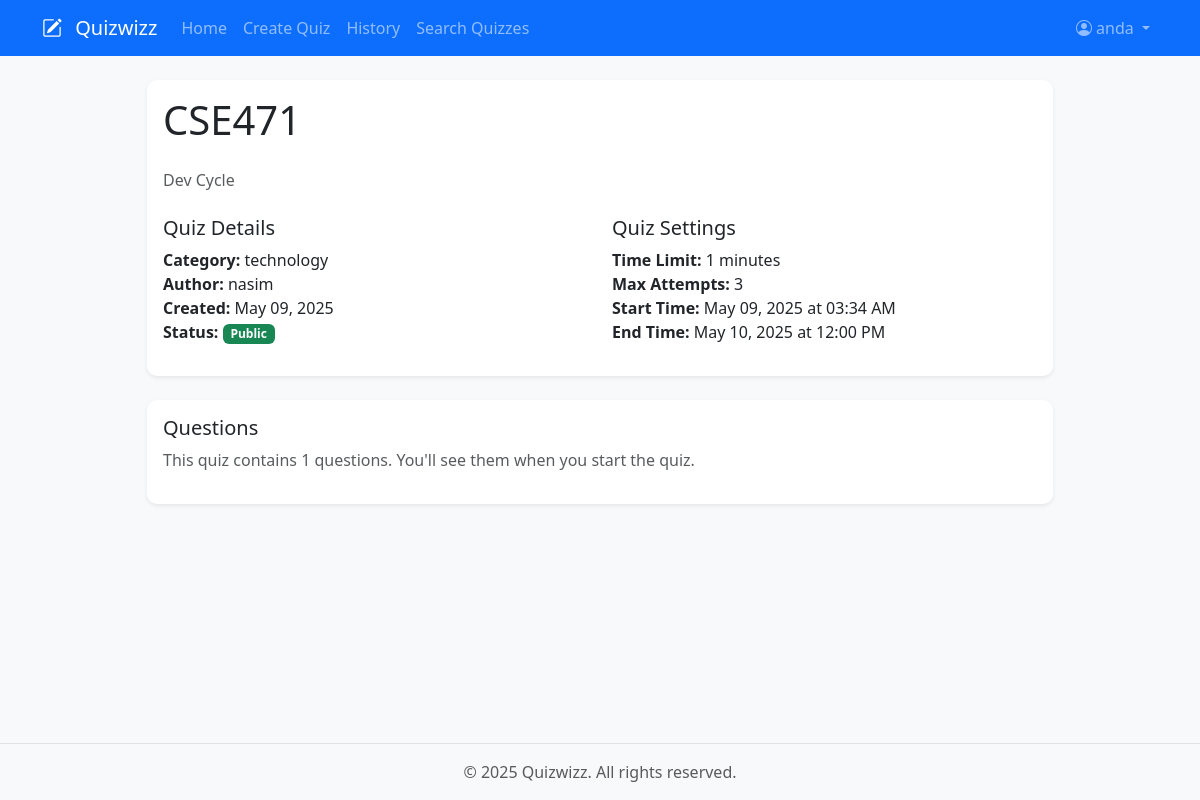
The page /quiz/quiz/2 (signed in) on the database its author committed.
### app/models/user.py (models this page shows, shortened)
class User(UserMixin, db.Model):
    __tablename__ = 'users'
    id = db.Column(db.Integer, primary_key=True)
    username = db.Column(db.String(64), unique=True, nullable=False)
    email = db.Column(db.String(120), unique=True, nullable=False)
    password_hash = db.Column(db.String(128))
    role = db.Column(db.String(20), nullable=False, default='student')
    is_teacher = db.Column(db.Boolean, default=False)
    created_at = db.Column(db.DateTime, default=datetime.utcnow)
    profile_picture = db.Column(db.String(200), default='default.jpg')
    bio = db.Column(db.Text)
    quizzes = db.relationship('Quiz', back_populates='author', lazy='dynamic')
    quiz_attempts = db.relationship('QuizAttempt', back_populates='student', lazy='dynamic', overlaps="attempts,user")
    shared_quizzes = db.relationship('Quiz', secondary='shared_quizzes', back_populates='shared_with_users', lazy='dynamic', overlaps="shared_quizzes_list,shared_with_users")
    feedback = db.relationship(QuizFeedback, backref='student', lazy='dynamic')
    bookmarks = db.relationship('Bookmark', backref='user', lazy='dynamic')
    bookmarked_quizzes = db.relationship('Quiz',
                                       secondary='user_bookmarks',
                                       backref=db.backref('bookmarked_by', lazy='dynamic'),
                                       lazy='dynamic')

### app/models/quiz.py (models this page shows, shortened)
class Quiz(db.Model):
    __tablename__ = 'quizzes'
    id = db.Column(db.Integer, primary_key=True)
    title = db.Column(db.String(100), nullable=False)
    description = db.Column(db.Text)
    author_id = db.Column(db.Integer, db.ForeignKey('users.id'), nullable=False)
    created_at = db.Column(db.DateTime, default=datetime.utcnow)
    updated_at = db.Column(db.DateTime, default=datetime.utcnow, onupdate=datetime.utcnow)
    is_public = db.Column(db.Boolean, default=True)
    password = db.Column(db.String(128))
    time_limit = db.Column(db.Integer)  # in minutes
    max_attempts = db.Column(db.Integer, default=1)
    start_time = db.Column(db.DateTime)
    end_time = db.Column(db.DateTime)
    category = db.Column(db.String(50))
    grades_released = db.Column(db.Boolean, default=False)
    author = db.relationship('User', back_populates='quizzes')
    questions = db.relationship('Question', back_populates='quiz', cascade='all, delete-orphan')
    attempts = db.relationship('QuizAttempt', back_populates='quiz', cascade='all, delete-orphan')
    shared_with_users = db.relationship('User', secondary='shared_quizzes', back_populates='shared_quizzes', lazy='dynamic', overlaps="shared_quizzes_list,shared_with")
    feedback = db.relationship(QuizFeedback, backref='quiz', lazy='dynamic', cascade='all, delete-orphan')

### app/views/quiz.py (the view)
@quiz_bp.route('/quiz/<int:quiz_id>')
@login_required
def view_quiz(quiz_id):
    quiz = Quiz.query.get_or_404(quiz_id)
    if not quiz.is_public and quiz.author_id != current_user.id:
        if not quiz.password:
            flash('This quiz is private.', 'danger')
            return redirect(url_for('main.index'))
        if quiz not in current_user.shared_quizzes:
            return redirect(url_for('quiz.enter_password', quiz_id=quiz_id))
    attempts = quiz.attempts  # This is already a list
    total_attempts = len(attempts)  # Use len() instead of count()
    if total_attempts > 0:
        scores = [attempt.score for attempt in attempts if attempt.score is not None]
        avg_score = sum(scores) / len(scores) if scores else 0
        max_score = sum(question.points for question in quiz.questions)
        highest_score = max(scores) if scores else 0
        lowest_score = min(scores) if scores else 0
    else:
        avg_score = 0
        max_score = sum(question.points for question in quiz.questions)
        highest_score = 0
        lowest_score = 0
    student_attempts = None
    if not current_user.is_teacher:
        student_attempts = QuizAttempt.query.filter_by(
            quiz_id=quiz_id,
            student_id=current_user.id
        ).order_by(QuizAttempt.started_at.desc()).all()
    feedback = None
    if current_user.id == quiz.author_id:
        feedback = quiz.feedback.all()
    total_questions = len(quiz.questions)
    return render_template('quiz/view.html',
                         quiz=quiz,
                         attempts=student_attempts,
                         total_attempts=total_attempts,
                         total_questions=total_questions,  # Pass total_questions to template
                         avg_score=avg_score,
                         max_score=max_score,
                         highest_score=highest_score,
                         lowest_score=lowest_score,
                         feedback=feedback)

### app/models/user.py (called while the page is built)
@login.user_loader
def load_user(id):
    return User.query.get(int(id))

### app/templates/quiz/view.html (shortened to what this page needs)
{% extends "base.html" %}
{% block content %}
<div class="container">
    <div class="row justify-content-center">
        <div class="col-md-10">
            <div class="card shadow-sm mb-4">
                <div class="card-body">
                    <div class="d-flex justify-content-between align-items-center mb-4">
                        <h1 class="card-title mb-0">{{ quiz.title }}</h1>
                    </div>
                    <p class="text-muted">{{ quiz.description }}</p>
                    <div class="row mt-4">
                        <div class="col-md-6">
                            <h5>Quiz Details</h5>
                            <ul class="list-unstyled">
                                <li><strong>Category:</strong> {{ quiz.category }}</li>
                                <li><strong>Author:</strong> {{ quiz.author.username }}</li>
                                <li><strong>Created:</strong> {{ quiz.created_at.strftime('%B %d, %Y') }}</li>
                                <li><strong>Status:</strong>
                                    {% if quiz.is_public %}
                                    <span class="badge bg-success">Public</span>
                                    {% else %}
                                    <span class="badge bg-warning">Private</span>
                                    {% endif %}
                                </li>
                            </ul>
                        </div>
                        <div class="col-md-6">
                            <h5>Quiz Settings</h5>
                            <ul class="list-unstyled">
                                {% if quiz.time_limit %}
                                <li><strong>Time Limit:</strong> {{ quiz.time_limit }} minutes</li>
                                {% endif %}
                                <li><strong>Max Attempts:</strong> {{ quiz.max_attempts }}</li>
                                {% if quiz.start_time %}
                                <li><strong>Start Time:</strong> {{ quiz.start_time.strftime('%B %d, %Y at %I:%M %p') }}</li>
                                {% endif %}
                                {% if quiz.end_time %}
                                <li><strong>End Time:</strong> {{ quiz.end_time.strftime('%B %d, %Y at %I:%M %p') }}</li>
                                {% endif %}
                            </ul>
                        </div>
                    </div>
                </div>
            </div>
            <div class="card shadow-sm mb-4">
                <div class="card-body">
                    <h5>Questions</h5>
                    {% if current_user.is_authenticated and current_user.id == quiz.author_id %}
                        <p class="text-muted">This quiz contains {{ total_questions }} questions.</p>
                    {% else %}
                        <p class="text-muted">This quiz contains {{ total_questions }} questions. You'll see them when you start the quiz.</p>
                    {% endif %}
                </div>
            </div>
        </div>
    </div>
</div>
{% endblock %}

### app/templates/base.html (shortened to what this page needs)
<!DOCTYPE html>
<html lang="en">
<head>
    <link href="https://cdn.jsdelivr.net/npm/bootstrap@5.3.0/dist/css/bootstrap.min.css" rel="stylesheet">
    <link rel="stylesheet" href="https://cdn.jsdelivr.net/npm/bootstrap-icons@1.7.2/font/bootstrap-icons.css">
    <link rel="stylesheet" href="{{ url_for('static', filename='css/style.css') }}">
</head>
<body>
    <nav class="navbar navbar-expand-lg navbar-dark bg-primary">
        <div class="container">
            <a class="navbar-brand" href="{{ url_for('main.index') }}">
                <i class="bi bi-pencil-square"></i> Quizwizz
            </a>
            <div class="collapse navbar-collapse" id="navbarNav">
                <ul class="navbar-nav me-auto">
                    {% if current_user.is_authenticated %}
                        {% if current_user.is_teacher %}
                            <li class="nav-item">
                                <a class="nav-link {% if request.endpoint == 'main.teacher_home' %}active{% endif %}" href="{{ url_for('main.teacher_home') }}">Home</a>
                            </li>
                            <li class="nav-item">
                                <a class="nav-link {% if request.endpoint == 'quiz.create_quiz' %}active{% endif %}" href="{{ url_for('quiz.create_quiz') }}">Create Quiz</a>
                            </li>
                            <li class="nav-item">
                                <a class="nav-link " href="{{ url_for('main.history') if current_user.is_teacher else url_for('main.student_history') }}">History</a>
                            </li>
                        {% endif %}
                        <li class="nav-item">
                            <a class="nav-link {% if request.endpoint == 'quiz.search_quizzes' %}active{% endif %}" href="{{ url_for('quiz.search_quizzes') }}">Search Quizzes</a>
                        </li>
                    {% endif %}
                </ul>
                <ul class="navbar-nav">
                    {% if current_user.is_authenticated %}
                        <li class="nav-item dropdown">
                            <a class="nav-link dropdown-toggle" href="#" id="navbarDropdown" role="button" data-bs-toggle="dropdown">
                                <i class="bi bi-person-circle"></i> {{ current_user.username }}
                            </a>
                        </li>
                    {% endif %}
                </ul>
            </div>
        </div>
    </nav>
    <main class="container mt-4">
        {% block content %}{% endblock %}
    </main>
    <footer class="footer mt-5 py-3 bg-light">
        <div class="container text-center">
            <span class="text-muted">© 2025 Quizwizz. All rights reserved.</span>
        </div>
    </footer>
</body>
</html>

### app/static/css/style.css (style rules this page uses)
body { min-height: 100vh; display: flex; flex-direction: column; background-color: #f8f9fa; }
main { flex: 1; }
.navbar-brand i { margin-right: 0.5rem; }
.card { border: none; border-radius: 10px; transition: transform 0.2s; }
.footer { margin-top: auto; background-color: #f8f9fa; padding: 1rem 0; border-top: 1px solid #dee2e6; }

### rows shown on the page
User: username "anda"
Quiz: title "CSE471", description "Dev Cycle", category "technology", created_at "May 09, 2025", time_limit "1", max_attempts "3", start_time "May 09, 2025 at 03:34 AM", end_time "May 10, 2025 at 12:00 PM"
User: author.username "nasim"

### other values the page prints
{{ total_questions }} "1"
